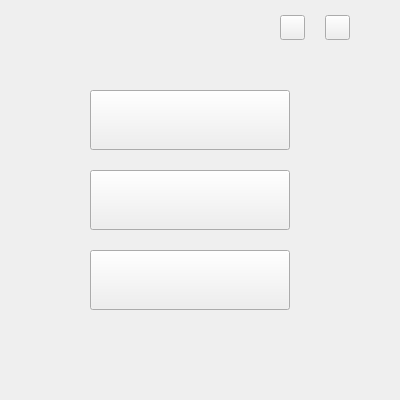
<?xml version="1.0" encoding="UTF-8"?>
<ui version="4.0">
 <class>LockClass</class>
 <widget class="QMainWindow" name="LockClass">
  <property name="geometry">
   <rect>
    <x>0</x>
    <y>0</y>
    <width>400</width>
    <height>400</height>
   </rect>
  </property>
  <property name="acceptDrops">
   <bool>false</bool>
  </property>
  <property name="windowTitle">
   <string>文件加密</string>
  </property>
  <property name="windowIcon">
   <iconset resource="Lock.qrc">
    <normaloff>:/icon/mainicon/picture_lock/icon/icon_main_mainwindow.png</normaloff>:/icon/mainicon/picture_lock/icon/icon_main_mainwindow.png</iconset>
  </property>
  <widget class="QWidget" name="centralWidget">
   <widget class="QPushButton" name="pushButton_select_1">
    <property name="geometry">
     <rect>
      <x>90</x>
      <y>90</y>
      <width>200</width>
      <height>60</height>
     </rect>
    </property>
    <property name="maximumSize">
     <size>
      <width>16777215</width>
      <height>16777215</height>
     </size>
    </property>
    <property name="styleSheet">
     <string notr="true">border-image: url(:/icon/mainicon/picture_lock/icon/botton_main_normal_1.png);
border-image: url(:/icon/mainicon/picture_lock/icon/botton_main_pressed_1.png);</string>
    </property>
    <property name="text">
     <string/>
    </property>
   </widget>
   <widget class="QPushButton" name="pushButton_select_2">
    <property name="geometry">
     <rect>
      <x>90</x>
      <y>170</y>
      <width>200</width>
      <height>60</height>
     </rect>
    </property>
    <property name="styleSheet">
     <string notr="true">border-image: url(:/icon/mainicon/picture_lock/icon/botton_main_normal_2.png);
border-image: url(:/icon/mainicon/picture_lock/icon/botton_main_pressed_2.png);</string>
    </property>
    <property name="text">
     <string/>
    </property>
   </widget>
   <widget class="QPushButton" name="pushButton_select_3">
    <property name="geometry">
     <rect>
      <x>90</x>
      <y>250</y>
      <width>200</width>
      <height>60</height>
     </rect>
    </property>
    <property name="styleSheet">
     <string notr="true">border-image: url(:/icon/mainicon/picture_lock/icon/botton_main_normal_3.png);
border-image: url(:/icon/mainicon/picture_lock/icon/botton_main_pressed_3.png);</string>
    </property>
    <property name="text">
     <string/>
    </property>
   </widget>
   <widget class="QPushButton" name="pushButton_close_window">
    <property name="geometry">
     <rect>
      <x>325</x>
      <y>15</y>
      <width>25</width>
      <height>25</height>
     </rect>
    </property>
    <property name="styleSheet">
     <string notr="true">border-image: url(:/icon/mainicon/picture_lock/icon/window_close.png);</string>
    </property>
    <property name="text">
     <string/>
    </property>
   </widget>
   <widget class="QPushButton" name="pushButton_set">
    <property name="geometry">
     <rect>
      <x>280</x>
      <y>15</y>
      <width>25</width>
      <height>25</height>
     </rect>
    </property>
    <property name="styleSheet">
     <string notr="true">border-image: url(:/icon/mainicon/picture_lock/icon/window_setting.png);</string>
    </property>
    <property name="text">
     <string/>
    </property>
   </widget>
  </widget>
 </widget>
 <layoutdefault spacing="6" margin="11"/>
 <resources>
  <include location="Lock.qrc"/>
 </resources>
 <connections/>
</ui>
